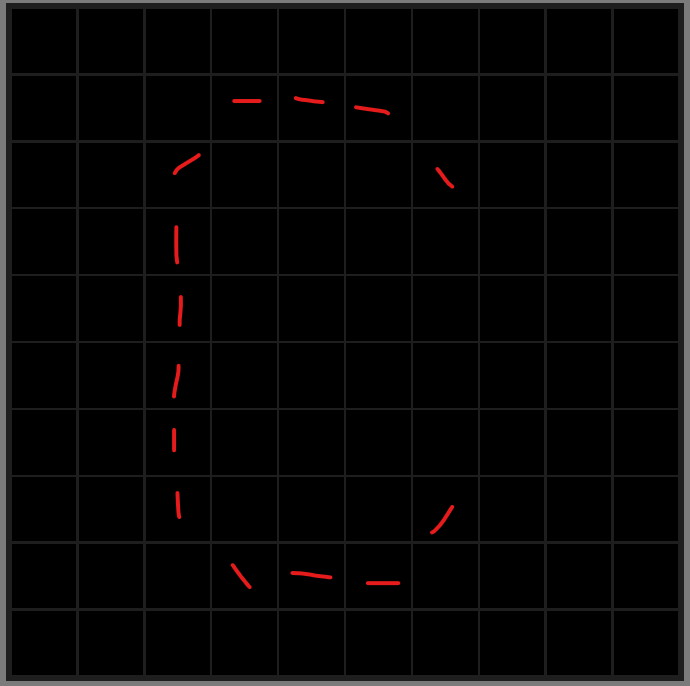
#> input picture LetterCreation/letters/C.png, 690 x 686 px
$ jupyter execute --allow-errors 'Letter Identification.ipynb'   (older library calls are emulated)
#> lines starting #> are read from the running program, lines starting #| are printed output that depends on the picture; after the words box and inside, x2 and y2 are one past the last pixel; in counts of white or black regions, pixels touching at a corner belong together
[cell 1]
import cv2
import numpy as np
import matplotlib.pyplot as plt
import math

LETTER_FOLDER = "./letters/"
A_FILENAME = "C.png"
letter_img = cv2.imread(LETTER_FOLDER + A_FILENAME)
#> letter_img is the input picture: shape (686, 690, 3); mean B, G, R 6.5, 6.5, 7.3
letter_img_rgb = cv2.cvtColor(letter_img, cv2.COLOR_BGR2RGB)
letter_img_hsv = cv2.cvtColor(letter_img_rgb, cv2.COLOR_RGB2HSV)
#> letter_img_hsv: shape (686, 690, 3); mean H, S, V 0, 1.1, 7.3

plt.imshow(letter_img_rgb)
plt.show()

[cell 2]
n = 4
kernel = np.ones((n, n), np.uint8)

red_mask = cv2.inRange(letter_img_hsv, (0, 50, 50), (15, 255,255))
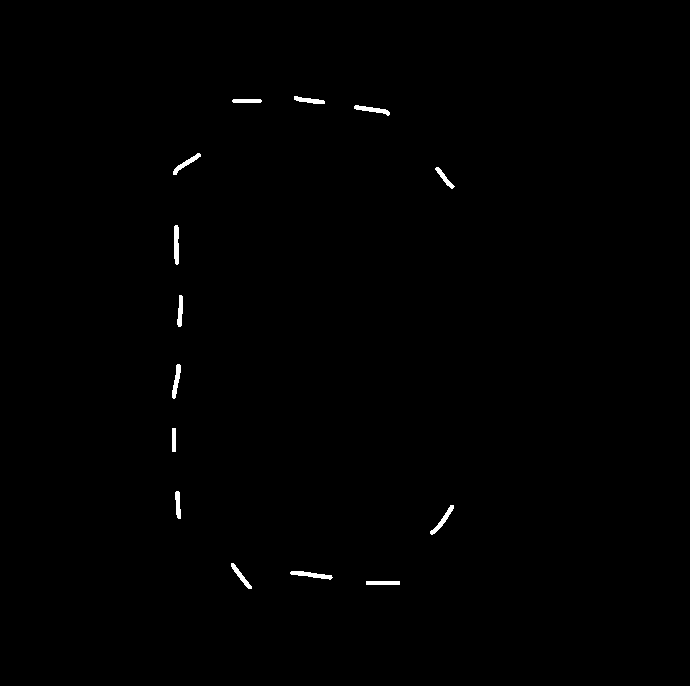
#> red_mask: shape (686, 690); 0.43% white; 14 white regions, largest, box (x1, y1, x2, y2) and area: (290, 571, 333, 580) 186, (174, 225, 179, 265) 185, (354, 105, 390, 116) 164
red_threshold_img = cv2.bitwise_and(letter_img_hsv, letter_img_hsv, mask=red_mask)
#> red_threshold_img: shape (686, 690, 3); mean H, S, V 0, 1, 0.8
dilation = cv2.dilate(red_threshold_img, kernel, iterations = 1)
#> dilation: shape (686, 690, 3); mean H, S, V 0, 1.9, 1.8

plt.imshow(dilation)
plt.show()

[cell 3]
edges = cv2.Canny(dilation, threshold1 = 50, threshold2 = 100, apertureSize = 3)
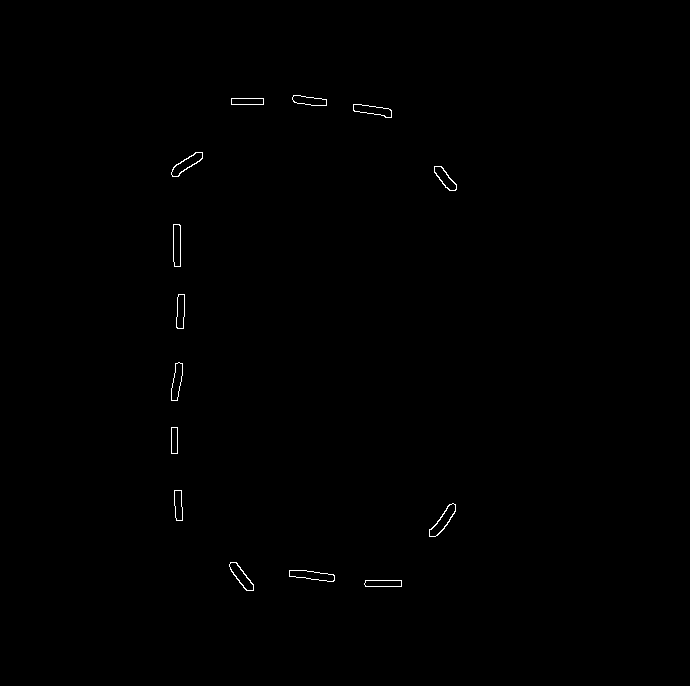
#> edges: shape (686, 690); 0.26% white in thin lines or dots, all inside (x1, y1, x2, y2) = (171, 95, 457, 591)
plt.imshow(edges)
plt.show()
img2, contours, hierarchy = cv2.findContours(edges, cv2.RETR_EXTERNAL, cv2.CHAIN_APPROX_SIMPLE)
#> contours = 14 contours; largest, box (x1, y1, x2, y2) and area: (429, 503, 456, 537) 337, (289, 570, 335, 582) 314, (171, 152, 203, 177) 310, (229, 562, 254, 591) 294, (173, 224, 181, 267) 289
img_height, img_width, _channels = letter_img_rgb.shape
#> img_height = 686; img_width = 690
coords = []

for cnt in contours:
    x,y,w,h = cv2.boundingRect(cnt)
    #cv2.rectangle(letter_img_rgb,(x,y),(x+w,y+h),(120,255,255),-1)
    m = cv2.moments(cnt)
    pixel_col = int(m["m10"] / m["m00"]) # col
    pixel_row = int(m["m01"] / m["m00"]) # row

    grid_row = math.floor(pixel_row / img_height * 10)
    grid_col = math.floor(pixel_col / img_width * 10)

    print(grid_row, grid_col)
    coords.append([grid_row, grid_col])
#> this loop made 14 passes
#> (x, y, w, h, pixel_col, pixel_row, grid_row, grid_col) on passes 1, 2, 3, 4, 5, 7, 8, 9, 10, 11, 12, 14: (364, 580, 38, 7, 382, 583, 8, 5), (289, 570, 46, 12, 311, 575, 8, 4), (229, 562, 25, 29, 241, 576, 8, 3), (429, 503, 27, 34, 442, 520, 7, 6), (174, 490, 9, 31, 177, 504, 7, 2), (171, 362, 12, 39, 176, 381, 5, 2), (176, 294, 9, 35, 180, 311, 4, 2), (173, 224, 8, 43, 176, 244, 3, 2), (434, 166, 23, 25, 444, 178, 2, 6), (171, 152, 32, 25, 186, 163, 2, 2), (353, 104, 39, 14, 372, 109, 1, 5), (292, 95, 35, 11, 308, 100, 1, 4)
#> (cnt, x, y, w, h, pixel_col, pixel_row, grid_row) on passes 6, 13: ([[171, 427], [171, 453], [177, 453], [177, 427]], 171, 427, 7, 27, 174, 440, 6), ([[231, 98], [231, 104], [263, 104], [263, 98]], 231, 98, 33, 7, 247, 101, 1)
#| 8 5
#| 8 4
#| 8 3
#| 7 6
#| 7 2
#| 6 2
#| 5 2
#| 4 2
#> (further printed lines are left out)
#> after the loop, coords = [[8, 5], [8, 4], [8, 3], [7, 6], [7, 2], [6, 2], [5, 2], [4, 2], [3, 2], [2, 6], [2, 2], [1, 5], [1, 3], [1, 4]]

plt.imshow(letter_img_rgb)
plt.show()

$ run again, with LetterCreation/letters/D.png copied over LetterCreation/letters/C.png
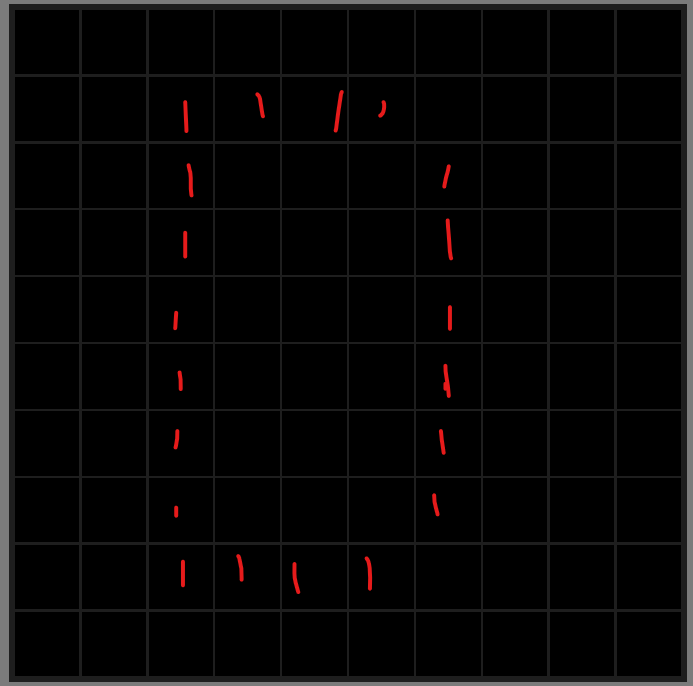
#> input picture LetterCreation/letters/D.png, 693 x 686 px
#> letter_img is the input picture: shape (686, 693, 3); mean B, G, R 7, 7, 7.9
#> letter_img_hsv: shape (686, 693, 3); mean H, S, V 0, 1.3, 7.9
#> `red_mask = cv2.inRange(letter_img_hsv, (0, 50, 50), (15, 255,255))`:
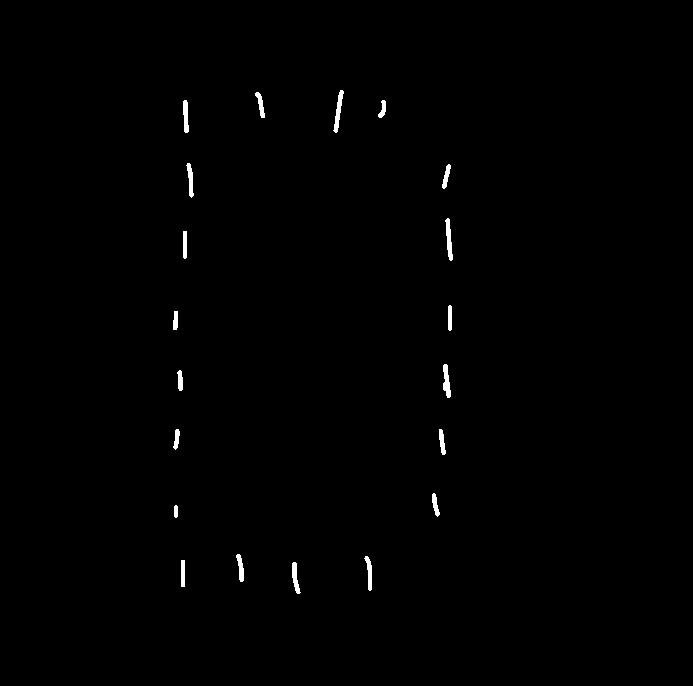
#> red_mask: shape (686, 693); 0.52% white; 20 white regions, largest, box (x1, y1, x2, y2) and area: (333, 90, 344, 133) 192, (445, 218, 453, 261) 188, (443, 364, 451, 398) 176
#> red_threshold_img: shape (686, 693, 3); mean H, S, V 0, 1.2, 1
#> dilation: shape (686, 693, 3); mean H, S, V 0, 2.2, 2.1
#> `edges = cv2.Canny(dilation, threshold1 = 50, threshold2 = 100, apertur..`:
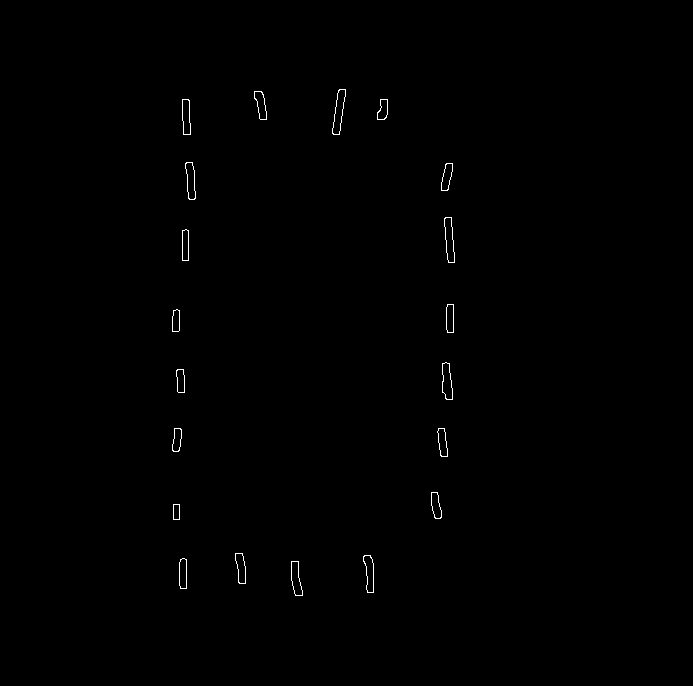
#> edges: shape (686, 693); 0.31% white in thin lines or dots, all inside (x1, y1, x2, y2) = (172, 89, 455, 596)
#> contours = 20 contours; largest, box (x1, y1, x2, y2) and area: (332, 89, 346, 135) 328, (444, 217, 455, 263) 313, (442, 362, 453, 400) 286, (185, 162, 196, 200) 266, (363, 555, 374, 593) 260
#> the loop `for cnt in contours:` made 20 passes
#> (x, y, w, h, pixel_col, pixel_row, grid_row, grid_col) on passes 1, 2, 3, 4, 6, 7, 8, 9: (291, 561, 12, 35, 295, 578, 8, 4), (179, 558, 8, 31, 182, 573, 8, 2), (363, 555, 11, 38, 369, 572, 8, 5), (235, 553, 11, 31, 240, 567, 8, 3), (431, 492, 11, 27, 435, 505, 7, 6), (437, 428, 11, 29, 442, 442, 6, 6), (172, 428, 10, 24, 176, 439, 6, 2), (176, 369, 9, 24, 180, 380, 5, 2)
#> (printed output is left out)
#> after the loop `for cnt in contours:`: coords = [[8, 4], [8, 2], [8, 5], [8, 3], [7, 2], [7, 6], [6, 6], [6, 2], [5, 2], [5, 6], [4, 2], [4, 6], [3, 2], [3, 6], [2, 6], [2, 2], [1, 5], [1, 2], [1, 3], [1, 4]]

$ run again, with LetterCreation/letters/E.png copied over LetterCreation/letters/C.png
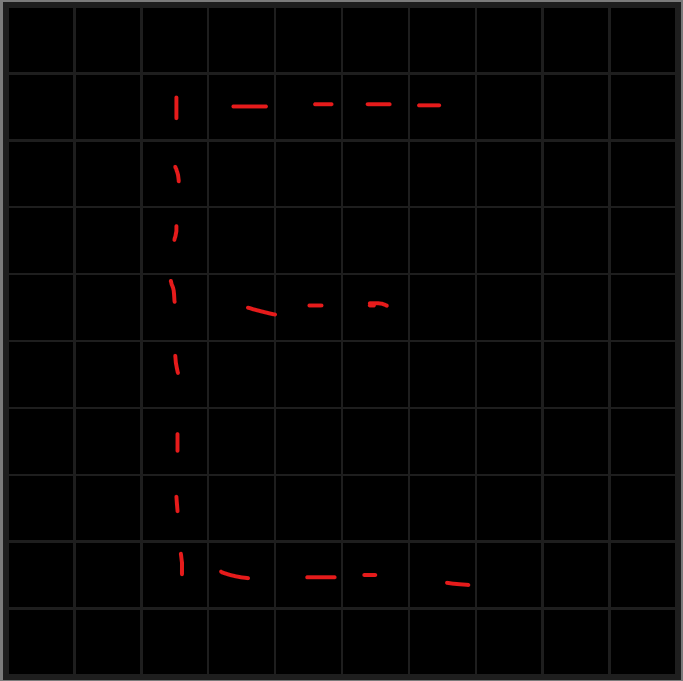
#> input picture LetterCreation/letters/E.png, 683 x 681 px
#> letter_img is the input picture: shape (681, 683, 3); mean B, G, R 4.4, 4.4, 5.2
#> letter_img_hsv: shape (681, 683, 3); mean H, S, V 0, 1.1, 5.2
#> `red_mask = cv2.inRange(letter_img_hsv, (0, 50, 50), (15, 255,255))`:
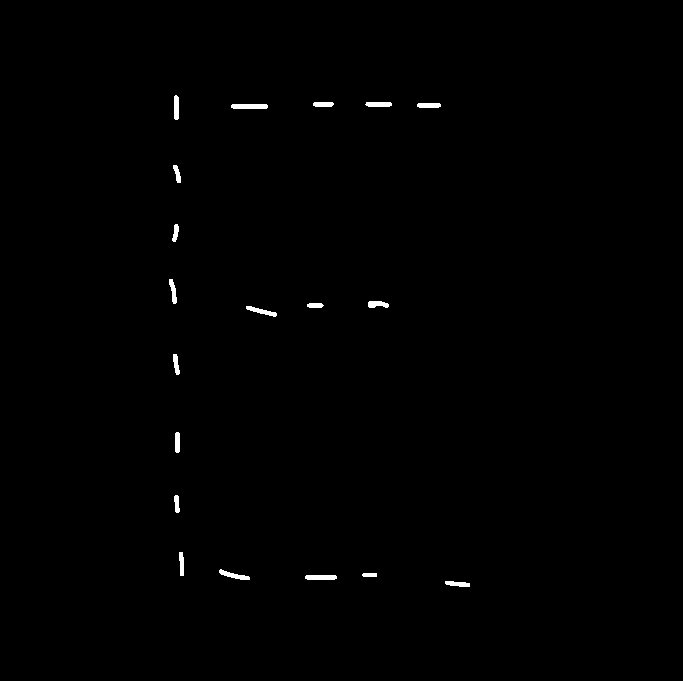
#> red_mask: shape (681, 683); 0.45% white; 19 white regions, largest, box (x1, y1, x2, y2) and area: (231, 104, 268, 109) 180, (305, 575, 337, 580) 154, (219, 569, 250, 580) 144
#> red_threshold_img: shape (681, 683, 3); mean H, S, V 0, 1, 0.8
#> dilation: shape (681, 683, 3); mean H, S, V 0, 1.9, 1.7
#> `edges = cv2.Canny(dilation, threshold1 = 50, threshold2 = 100, apertur..`:
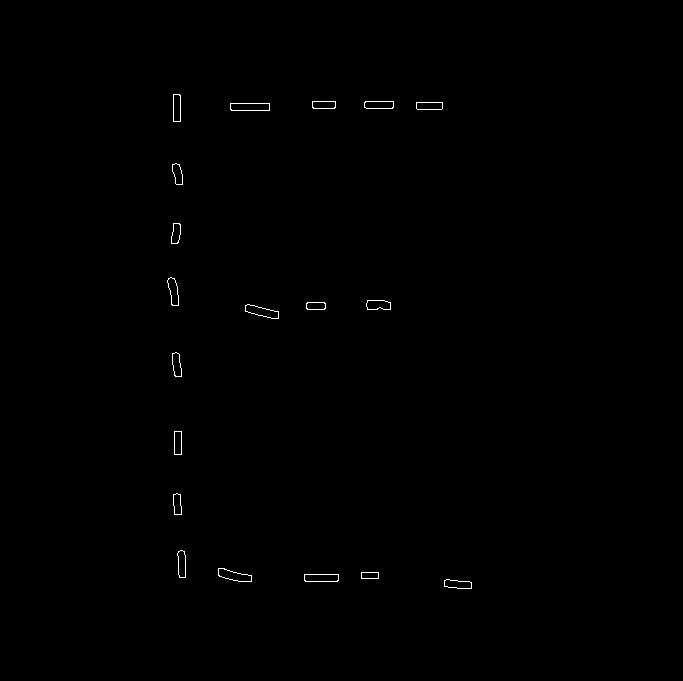
#> edges: shape (681, 683); 0.27% white in thin lines or dots, all inside (x1, y1, x2, y2) = (167, 94, 472, 589)
#> contours = 19 contours; largest, box (x1, y1, x2, y2) and area: (230, 103, 270, 111) 272, (218, 568, 252, 582) 254, (245, 304, 279, 319) 252, (304, 574, 339, 582) 237, (167, 277, 179, 306) 201
#> the loop `for cnt in contours:` made 19 passes
#> (x, y, w, h, pixel_col, pixel_row, grid_row, grid_col) on passes 1, 2, 4, 5, 6, 8, 9, 10: (444, 579, 28, 10, 457, 583, 8, 6), (304, 574, 35, 8, 321, 577, 8, 4), (218, 568, 34, 14, 233, 575, 8, 3), (177, 550, 9, 28, 181, 563, 8, 2), (173, 493, 9, 22, 176, 503, 7, 2), (172, 352, 10, 25, 176, 364, 5, 2), (245, 304, 34, 15, 261, 311, 4, 3), (306, 302, 20, 8, 315, 305, 4, 4)
#> (printed output is left out)
#> after the loop `for cnt in contours:`: coords = [[8, 6], [8, 4], [8, 5], [8, 3], [8, 2], [7, 2], [6, 2], [5, 2], [4, 3], [4, 4], [4, 5], [4, 2], [3, 2], [2, 2], [1, 3], [1, 6], [1, 5], [1, 4], [1, 2]]
